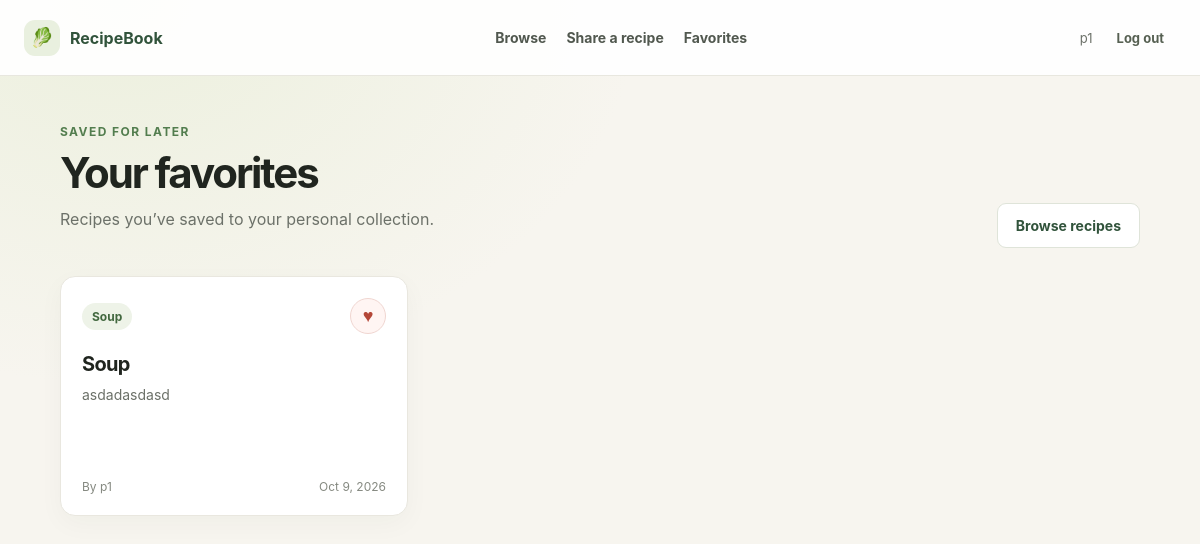
The page /favorites.php (signed in) on the database its author committed.
### tables this page shows
CREATE TABLE `recipes` (
  `id` int(11) NOT NULL,
  `user_id` int(11) NOT NULL,
  `category_id` int(11) NOT NULL,
  `title` varchar(200) NOT NULL,
  `description` text DEFAULT NULL,
  `instructions` longtext NOT NULL,
  `created_at` timestamp NOT NULL DEFAULT current_timestamp(),
  `updated_at` timestamp NOT NULL DEFAULT current_timestamp() ON UPDATE current_timestamp(),
  `is_edited` tinyint(1) NOT NULL DEFAULT 0
);

CREATE TABLE `categories` (
  `id` int(11) NOT NULL,
  `name` varchar(80) NOT NULL
);

CREATE TABLE `users` (
  `id` int(11) NOT NULL,
  `password` varchar(255) NOT NULL,
  `username` varchar(255) NOT NULL,
  `email` varchar(255) NOT NULL
);

### favorites.php (the view, shortened to what this page needs)
<?php
require_once __DIR__ . '/app.php';
$userId = require_member();
$recipeQuery = $pdo->prepare(
    'SELECT r.id, r.title, r.description, r.created_at, u.username, c.name AS category_name
     FROM favorites f
     JOIN recipes r ON r.id = f.recipe_id
     JOIN users u ON u.id = r.user_id
     JOIN categories c ON c.id = r.category_id
     WHERE f.user_id = :user_id
     ORDER BY f.created_at DESC, f.recipe_id DESC'
);
$recipeQuery->execute(['user_id' => $userId]);
$recipes = $recipeQuery->fetchAll(PDO::FETCH_ASSOC);
?>
<section class="page-heading">
    <div>
        <p class="eyebrow">Saved for later</p>
        <h1>Your favorites</h1>
        <p class="muted">Recipes you’ve saved to your personal collection.</p>
    </div>
    <a class="button button-secondary" href="index.php">Browse recipes</a>
</section>
<?php if ($recipes === []): ?>
    <div class="empty-state">
        <h2>Your collection is empty</h2>
        <p>Tap the heart on a recipe to save it here.</p>
        <a class="button button-secondary" href="index.php">Explore recipes</a>
    </div>
<?php else: ?>
    <section class="recipe-grid" data-recipe-grid aria-label="Favorite recipes">
        <?php foreach ($recipes as $recipe): ?>
            <article class="recipe-card" data-recipe-card>
                <div class="recipe-card-top">
                    <span class="category-pill"><?= escape_html($recipe['category_name']) ?></span>
                    <div>
                        <button
                            class="favorite-button"
                            type="button"
                            data-favorite-button
                            data-remove-on-unfavorite="true"
                            data-recipe-id="<?= escape_html($recipe['id']) ?>"
                            data-csrf-token="<?= escape_html(csrf_token()) ?>"
                            aria-pressed="true"
                            aria-label="Remove from favorites"
                        >♥</button>
                    </div>
                </div>
                <h2><a href="recipe.php?id=<?= escape_html($recipe['id']) ?>"><?= escape_html($recipe['title']) ?></a></h2>
                <p class="description"><?= escape_html($recipe['description'] ?: 'A delicious recipe shared with the community.') ?></p>
                <div class="recipe-meta">
                    <span>By <?= escape_html($recipe['username']) ?></span>
                    <time datetime="<?= escape_html($recipe['created_at']) ?>"><?= escape_html(date('M j, Y', strtotime($recipe['created_at']))) ?></time>
                </div>
            </article>
        <?php endforeach; ?>
    </section>
<?php endif; ?>

### app.css (style rules this page uses)
:root { color-scheme: light; font-family: Inter, ui-sans-serif, system-ui, -apple-system, BlinkMacSystemFont, "Segoe UI", sans-serif; color: #20251f; background: #f7f5ef; font-synthesis: none; text-rendering: optimizeLegibility; }
* { box-sizing: border-box; }
body { min-width: 320px; min-height: 100vh; margin: 0; background: radial-gradient(ellipse at 10% 0, rgba(230, 237, 212, 0.65), transparent 34%), #f7f5ef; }
a { color: #31533b; }
.page-heading { display: flex; align-items: end; justify-content: space-between; gap: 24px; margin-bottom: 28px; }
.eyebrow { margin: 0 0 8px; color: #527d4e; font-size: 12px; font-weight: 750; letter-spacing: 0.12em; text-transform: uppercase; }
h1, h2, h3, p { margin-top: 0; }
h1 { margin-bottom: 8px; font-size: clamp(30px, 5vw, 42px); letter-spacing: -0.05em; }
h2 { margin-bottom: 16px; font-size: 22px; letter-spacing: -0.035em; }
.muted { color: #6c7169; line-height: 1.65; }
.button { min-height: 45px; display: inline-flex; align-items: center; justify-content: center; gap: 8px; padding: 0 18px; border: 1px solid #31533b; border-radius: 9px; background: #31533b; color: white; font: inherit; font-size: 14px; font-weight: 700; text-decoration: none; cursor: pointer; transition: background 140ms ease, border-color 140ms ease, transform 140ms ease; }
.button-secondary { border-color: #dfe4d9; background: #fff; color: #31533b; }
.recipe-grid { display: grid; grid-template-columns: repeat(3, minmax(0, 1fr)); gap: 18px; }
.recipe-card, .panel { border: 1px solid #e9e7df; border-radius: 15px; background: #fff; box-shadow: 0 8px 26px rgba(39, 48, 35, 0.035); }
.recipe-card { display: flex; min-height: 240px; flex-direction: column; padding: 21px; }
.recipe-card-top, .recipe-meta, .recipe-actions, .comment-top { display: flex; align-items: center; justify-content: space-between; gap: 12px; }
.category-pill { display: inline-flex; align-items: center; min-height: 27px; padding: 0 10px; border-radius: 999px; background: #eef3e8; color: #42683f; font-size: 12px; font-weight: 700; }
.favorite-button { min-width: 36px; min-height: 36px; display: inline-grid; place-items: center; border: 1px solid #e7e8e1; border-radius: 50%; background: #fff; color: #777d74; font-size: 18px; cursor: pointer; }
.favorite-button[aria-pressed="true"] { border-color: #f0d6d1; background: #fff5f3; color: #b44738; }
.recipe-card h2 { margin: 18px 0 8px; font-size: 20px; }
.recipe-card h2 a { color: #20251f; text-decoration: none; }
.recipe-card .description { display: -webkit-box; overflow: hidden; margin-bottom: 18px; color: #6c7169; font-size: 14px; line-height: 1.55; -webkit-box-orient: vertical; -webkit-line-clamp: 3; }
.recipe-meta { margin-top: auto; color: #858980; font-size: 12px; }

### rows shown on the page
recipes: category.name "Soup", title "Soup", description "asdadasdasd", user.username "p1", created_at "Oct 9, 2026"

### other values the page prints
$username "p1"
